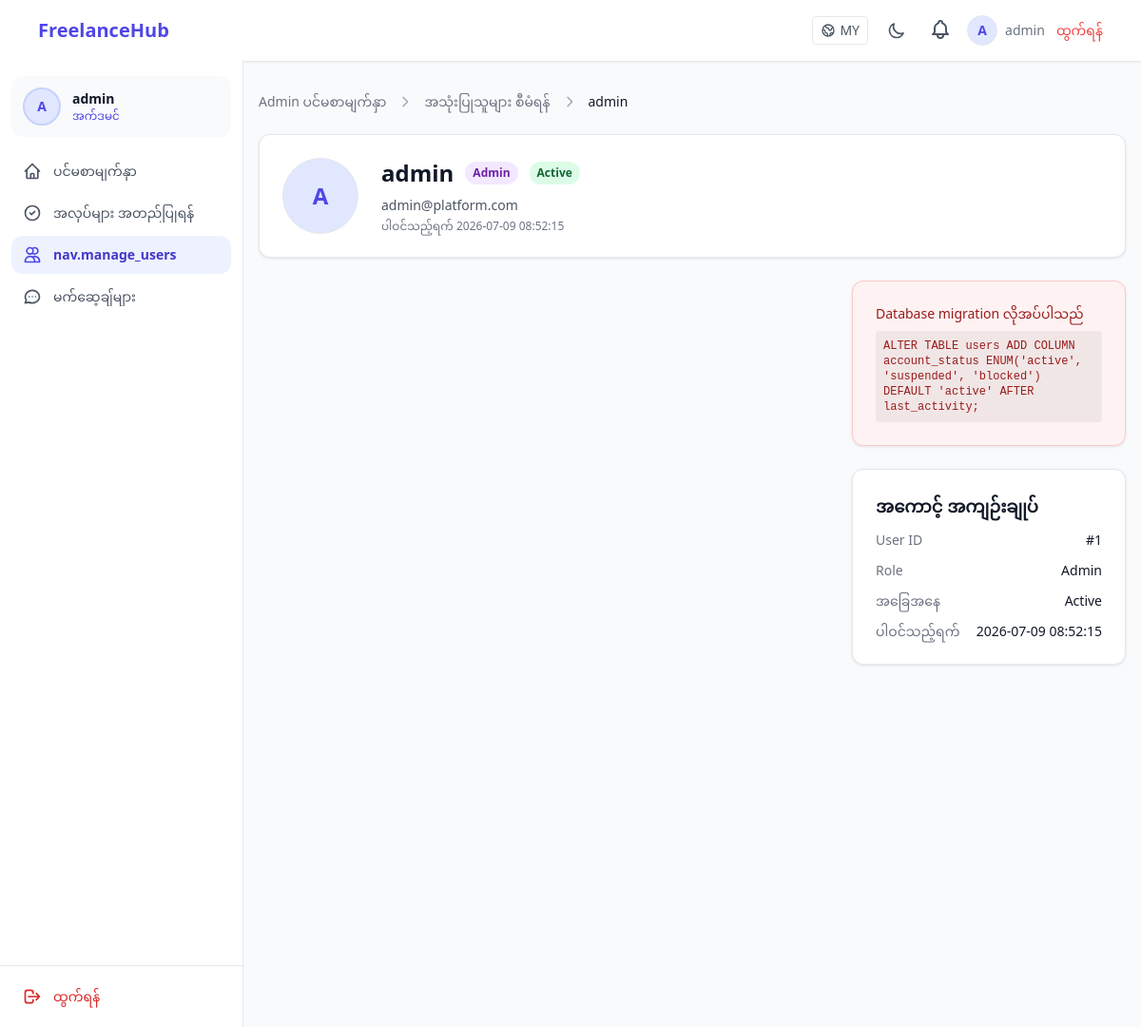
Screenshot of /admin/view_user.php?id=1&lang=my (signed in) with the database file from the repository.
### tables this page shows
CREATE TABLE users (
    id INT PRIMARY KEY AUTO_INCREMENT,
    username VARCHAR(50) NOT NULL,
    email VARCHAR(100) UNIQUE NOT NULL,
    password VARCHAR(255) NOT NULL,
    profile_image VARCHAR(255) DEFAULT NULL,
    role ENUM('admin', 'company', 'freelancer') NOT NULL,
    created_at TIMESTAMP DEFAULT CURRENT_TIMESTAMP
);

### admin/view_user.php (the view, shortened to what the rows shown need)
<?php
require_once __DIR__ . '/../config/db.php';
require_once __DIR__ . '/../config/auth.php';
require_once __DIR__ . '/../config/notifications.php';
require_role('admin');
$has_status_col = has_account_status_column();
$user_id = (int) ($_GET['id'] ?? 0);
$status_col = $has_status_col ? 'account_status,' : "'active' AS account_status,";
$stmt = $conn->prepare("SELECT id, username, email, role, {$status_col} created_at, profile_image FROM users WHERE id = ?");
$stmt->bind_param('i', $user_id);
$stmt->execute();
$target_user = $stmt->get_result()->fetch_assoc();
$status = $target_user['account_status'] ?? 'active';
require __DIR__ . '/../includes/header.php';
?>
<div class="mb-6 admin-fade">
    <div class="flex items-center gap-3 mb-1">
        <a href="<?= e(base_url('admin/admin_dashboard.php')) ?>" class="text-sm hover:underline" style="color:var(--color-text-muted)"><?= e(__('admin.dashboard_title')) ?></a>
        <svg class="w-4 h-4" fill="none" viewBox="0 0 24 24" stroke="currentColor" stroke-width="2" style="color:var(--color-text-placeholder)"><path stroke-linecap="round" stroke-linejoin="round" d="M9 5l7 7-7 7"/></svg>
        <a href="<?= e(base_url('admin/manage_users.php')) ?>" class="text-sm hover:underline" style="color:var(--color-text-muted)"><?= e(__('admin.manage_users')) ?></a>
        <svg class="w-4 h-4" fill="none" viewBox="0 0 24 24" stroke="currentColor" stroke-width="2" style="color:var(--color-text-placeholder)"><path stroke-linecap="round" stroke-linejoin="round" d="M9 5l7 7-7 7"/></svg>
        <span class="text-sm font-medium" style="color:var(--color-text-primary)"><?= e($target_user['username']) ?></span>
    </div>
</div>
<div class="card mb-6">
    <div class="flex flex-wrap items-start gap-6">
        <?php $imgUrl = profile_image_url($target_user['profile_image']); ?>
        <?php if ($imgUrl): ?>
            <img src="<?= e($imgUrl) ?>" alt="" class="w-20 h-20 rounded-full object-cover border" style="border-color:var(--color-border)">
        <?php else: ?>
            <div class="w-20 h-20 rounded-full bg-indigo-100 dark:bg-indigo-900 flex items-center justify-center text-indigo-600 dark:text-indigo-300 font-bold text-2xl border" style="border-color:var(--color-border)">
                <?= e(_first_char($target_user['username'])) ?>
            </div>
        <?php endif; ?>
        <div class="flex-1 min-w-0">
            <div class="flex flex-wrap items-center gap-3 mb-2">
                <h1 class="text-2xl font-bold" style="color:var(--color-text-primary)"><?= e($target_user['username']) ?></h1>
                <?php
                $role_class = $target_user['role'] === 'company'
                    ? 'bg-green-100 dark:bg-green-900/30 text-green-800 dark:text-green-300'
                    : 'bg-purple-100 dark:bg-purple-900/30 text-purple-800 dark:text-purple-300';
                ?>
                <span class="inline-flex px-2 py-1 text-xs font-semibold rounded-full <?= $role_class ?>"><?= e(ucfirst($target_user['role'])) ?></span>
                <?php
                $status_classes = [
                    'active' => 'bg-green-100 dark:bg-green-900/30 text-green-800 dark:text-green-300',
                    'suspended' => 'bg-yellow-100 dark:bg-yellow-900/30 text-yellow-800 dark:text-yellow-300',
                    'blocked' => 'bg-red-100 dark:bg-red-900/30 text-red-800 dark:text-red-300',
                ];
                $sc = $status_classes[$status] ?? $status_classes['active'];
                ?>
                <span class="inline-flex px-2 py-1 text-xs font-semibold rounded-full <?= $sc ?>"><?= e(__('user_status.' . $status)) ?></span>
            </div>
            <p class="text-sm mb-1" style="color:var(--color-text-secondary)"><?= e($target_user['email']) ?></p>
            <p class="text-xs" style="color:var(--color-text-muted)"><?= e(__('admin.joined_on')) ?> <?= e($target_user['created_at']) ?></p>
        </div>
    </div>
</div>
<div class="grid md:grid-cols-3 gap-6">
    <div class="space-y-6">
        <div class="card">
            <h2 class="text-lg font-semibold mb-3" style="color:var(--color-text-primary)"><?= e(__('admin.account_summary')) ?></h2>
            <div class="space-y-3 text-sm">
                <div class="flex justify-between">
                    <span style="color:var(--color-text-muted)"><?= e(__('admin.user_id')) ?></span>
                    <span style="color:var(--color-text-primary)">#<?= $target_user['id'] ?></span>
                </div>
                <div class="flex justify-between">
                    <span style="color:var(--color-text-muted)"><?= e(__('admin.role')) ?></span>
                    <span style="color:var(--color-text-primary)"><?= e(ucfirst($target_user['role'])) ?></span>
                </div>
                <div class="flex justify-between">
                    <span style="color:var(--color-text-muted)"><?= e(__('admin.joined_on')) ?></span>
                    <span style="color:var(--color-text-primary)"><?= e($target_user['created_at']) ?></span>
                </div>
            </div>
        </div>
    </div>
</div>
<?php require __DIR__ . '/../includes/footer.php'; ?>

### includes/navbar.php (shortened to what the rows shown need)
<?php
require_once __DIR__ . '/../config/db.php';
require_once __DIR__ . '/../config/notifications.php';
$user = current_user();
$role = $user['role'] ?? null;
if ($role && isset($user['user_id'])) {
    $unread_count = get_unread_notification_count($conn, (int) $user['user_id']);
    if (in_array($role, ['company', 'freelancer', 'admin'], true)) {
        require_once __DIR__ . '/../config/chat.php';
        $chat_unread = get_unread_count($conn, (int) $user['user_id']);
    }
}
$current_lang = current_lang();
?>
<nav class="shadow-sm border-b" style="background:var(--color-nav);border-color:var(--color-border)">
    <div class="container mx-auto px-4 max-w-6xl">
        <div class="flex items-center justify-between h-16">
            <div class="flex items-center gap-3">
                <?php if ($role): ?>
                    <div class="relative" id="lang-switcher">
                        <button type="button" onclick="document.getElementById('lang-dropdown').classList.toggle('hidden')" class="flex items-center gap-1 px-2 py-1 rounded text-sm font-medium border" style="color:var(--color-text-secondary);border-color:var(--color-border);background:var(--color-card)">
                            <span class="hidden sm:inline"><?= $current_lang === 'my' ? 'MY' : 'EN' ?></span>
                        </button>
                    </div>
                    <button id="theme-toggle" type="button" class="p-2 rounded-lg hover:bg-gray-100 dark:hover:bg-gray-700" style="color:var(--color-text-secondary)" aria-label="Toggle theme">
                        <svg class="w-5 h-5 dark:hidden" fill="none" viewBox="0 0 24 24" stroke="currentColor" stroke-width="2">
                            <path stroke-linecap="round" stroke-linejoin="round" d="M20.354 15.354A9 9 0 018.646 3.646 9.003 9.003 0 0012 21a9.003 9.003 0 008.354-5.646z"/>
                        </svg>
                    </button>
                    <div class="relative notification-container">
                        <button type="button" class="notification-toggle relative p-1 rounded-lg hover:bg-gray-100 dark:hover:bg-gray-700 focus:outline-none transition-colors" style="color:var(--color-text-secondary)" aria-label="<?= e(__('notif.title')) ?>">
                        </button>
                    </div>
                    <?php $profileLink = $role === 'company' ? 'company/profile.php' : ($role === 'freelancer' ? 'freelancer/profile.php' : '#'); ?>
                    <a href="<?= e(base_url($profileLink)) ?>" class="flex items-center gap-2 hover:opacity-80 transition-opacity">
                        <?php $imgUrl = profile_image_url($user['profile_image']); ?>
                        <?php if ($imgUrl): ?>
                            <img src="<?= e($imgUrl) ?>" alt="" class="w-8 h-8 rounded-full object-cover border" style="border-color:var(--color-border)">
                        <?php else: ?>
                            <div class="w-8 h-8 rounded-full bg-indigo-100 dark:bg-indigo-900 flex items-center justify-center text-indigo-600 dark:text-indigo-300 font-bold text-sm border" style="border-color:var(--color-border)">
                                <?= e(_first_char($user['username'])) ?>
                            </div>
                        <?php endif; ?>
                        <span class="text-sm hidden sm:inline" style="color:var(--color-text-muted)"><?= e($user['username']) ?></span>
                    </a>
                    <a href="<?= e(base_url('logout.php')) ?>" class="text-sm font-medium text-red-500 hover:text-red-600"><?= e(__('nav.logout')) ?></a>
                <?php endif; ?>
            </div>
        </div>
    </div>
</nav>

### admin/includes/admin_sidebar.php (shortened to what the rows shown need)
<?php
$admin_user = current_user();
$admin_script = basename($_SERVER['SCRIPT_NAME'] ?? '');
$admin_dir = basename(dirname($_SERVER['SCRIPT_NAME'] ?? ''));
$admin_page = match(true) {
    $admin_script === 'admin_dashboard.php' => 'dashboard',
    $admin_script === 'approve_jobs.php' => 'approve',
    $admin_script === 'manage_users.php' || $admin_script === 'view_user.php' => 'users',
    $admin_dir === 'chat' && $admin_script === 'index.php' => 'messages',
    default => 'dashboard'
};
$admin_pending_count = 0;
try {
    $r = $conn->query("SELECT COUNT(*) AS cnt FROM jobs WHERE status = 'pending'");
    if ($r) $admin_pending_count = (int) $r->fetch_assoc()['cnt'];
} catch (mysqli_sql_exception $e) {}
$admin_nav = [
    [
        'id' => 'dashboard',
        'label' => __('nav.dashboard'),
        'url' => 'admin/admin_dashboard.php',
        'icon' => 'M3 12l2-2m0 0l7-7 7 7M5 10v10a1 1 0 001 1h3m10-11l2 2m-2-2v10a1 1 0 01-1 1h-3m-6 0a1 1 0 001-1v-4a1 1 0 011-1h2a1 1 0 011 1v4a1 1 0 001 1m-6 0h6',
    ],
    [
        'id' => 'approve',
        'label' => __('nav.approve_jobs'),
        'url' => 'admin/approve_jobs.php',
        'icon' => 'M9 12l2 2 4-4m6 2a9 9 0 11-18 0 9 9 0 0118 0z',
        'badge' => $admin_pending_count > 0 ? $admin_pending_count : null,
    ],
    [
        'id' => 'users',
        'label' => __('nav.manage_users'),
        'url' => 'admin/manage_users.php',
        'icon' => 'M12 4.354a4 4 0 110 5.292M15 21H3v-1a6 6 0 0112 0v1zm0 0h6v-1a6 6 0 00-9-5.197M13 7a4 4 0 11-8 0 4 4 0 018 0z',
    ],
    [
        'id' => 'messages',
        'label' => __('nav.messages'),
        'url' => 'chat/index.php',
        'icon' => 'M8 12h.01M12 12h.01M16 12h.01M21 12c0 4.418-4.03 8-9 8a9.863 9.863 0 01-4.255-.949L3 20l1.395-3.72C3.512 15.042 3 13.574 3 12c0-4.418 4.03-8 9-8s9 3.582 9 8z',
        'badge' => ($chat_unread ?? 0) > 0 ? min($chat_unread, 99) : null,
    ],
];
?>
<div class="py-4 px-3">
    <div class="flex items-center gap-3 px-3 py-3 mb-4 rounded-xl" style="background:var(--color-bg)">
        <?php $admin_img = profile_image_url($admin_user['profile_image'] ?? ''); ?>
        <?php if ($admin_img): ?>
            <img src="<?= e($admin_img) ?>" alt="" class="w-10 h-10 rounded-full object-cover border-2 border-indigo-200 dark:border-indigo-800">
        <?php else: ?>
            <div class="w-10 h-10 rounded-full bg-indigo-100 dark:bg-indigo-900 flex items-center justify-center text-indigo-600 dark:text-indigo-300 font-bold text-sm border-2 border-indigo-200 dark:border-indigo-800 flex-shrink-0">
                <?= e(_first_char($admin_user['username'] ?? 'A')) ?>
            </div>
        <?php endif; ?>
        <div class="min-w-0 flex-1">
            <p class="text-sm font-semibold truncate" style="color:var(--color-text-primary)"><?= e($admin_user['username'] ?? '') ?></p>
            <p class="text-xs font-medium text-indigo-600 dark:text-indigo-400"><?= e(__('role.admin')) ?></p>
        </div>
    </div>
    <nav class="space-y-1">
        <?php foreach ($admin_nav as $item):
            $is_active = $admin_page === $item['id'];
            $active_classes = 'bg-indigo-50 dark:bg-indigo-900/30 text-indigo-700 dark:text-indigo-300 font-semibold';
            $inactive_classes = 'text-gray-600 dark:text-gray-400 hover:bg-gray-100 dark:hover:bg-gray-800 font-medium';
        ?>
            <a href="<?= e(base_url($item['url'])) ?>"
               class="flex items-center gap-3 px-3 py-2.5 rounded-xl text-sm transition-all duration-200 <?= $is_active ? $active_classes : $inactive_classes ?>"
               style="<?= $is_active ? '' : 'color:var(--color-text-secondary)' ?>">
                <svg class="w-5 h-5 flex-shrink-0 <?= $is_active ? 'text-indigo-600 dark:text-indigo-400' : '' ?>" fill="none" viewBox="0 0 24 24" stroke="currentColor" stroke-width="2">
                    <path stroke-linecap="round" stroke-linejoin="round" d="<?= $item['icon'] ?>"/>
                </svg>
                <span class="flex-1 truncate"><?= e($item['label']) ?></span>
            </a>
        <?php endforeach; ?>
    </nav>
</div>
<div class="mt-auto p-3 border-t" style="border-color:var(--color-border)">
    <a href="<?= e(base_url('logout.php')) ?>"
       class="flex items-center gap-3 px-3 py-2.5 rounded-xl text-sm font-medium text-red-600 dark:text-red-400 hover:bg-red-50 dark:hover:bg-red-900/20 transition-all duration-200">
        <svg class="w-5 h-5 flex-shrink-0" fill="none" viewBox="0 0 24 24" stroke="currentColor" stroke-width="2">
            <path stroke-linecap="round" stroke-linejoin="round" d="M17 16l4-4m0 0l-4-4m4 4H7m6 4v1a3 3 0 01-3 3H6a3 3 0 01-3-3V7a3 3 0 013-3h4a3 3 0 013 3v1"/>
        </svg>
        <?= e(__('nav.logout')) ?>
    </a>
</div>

### rows the page displays
users: username "A", username "admin", role "Admin", email "admin@platform.com", created_at "2026-07-09 08:52:15", id "1"

### other values shown
__('app.name') "FreelanceHub"
__('nav.logout') "ထွက်ရန်"
__('role.admin') "အက်ဒမင်"
$item['label'] "ပင်မစာမျက်နှာ"
$item['label'] "အလုပ်များ အတည်ပြုရန်"
$item['label'] "nav.manage_users"
$item['label'] "မက်ဆေ့ချ်များ"
__('admin.dashboard_title') "Admin ပင်မစာမျက်နှာ"
__('admin.manage_users') "အသုံးပြုသူများ စီမံရန်"
__('user_status.' . $status) "Active"
__('admin.joined_on') "ပါဝင်သည့်ရက်"
__('admin.migration_required') "Database migration လိုအပ်ပါသည်"
__('admin.account_summary') "အကောင့် အကျဉ်းချုပ်"
__('admin.user_id') "User ID"
__('admin.role') "Role"
